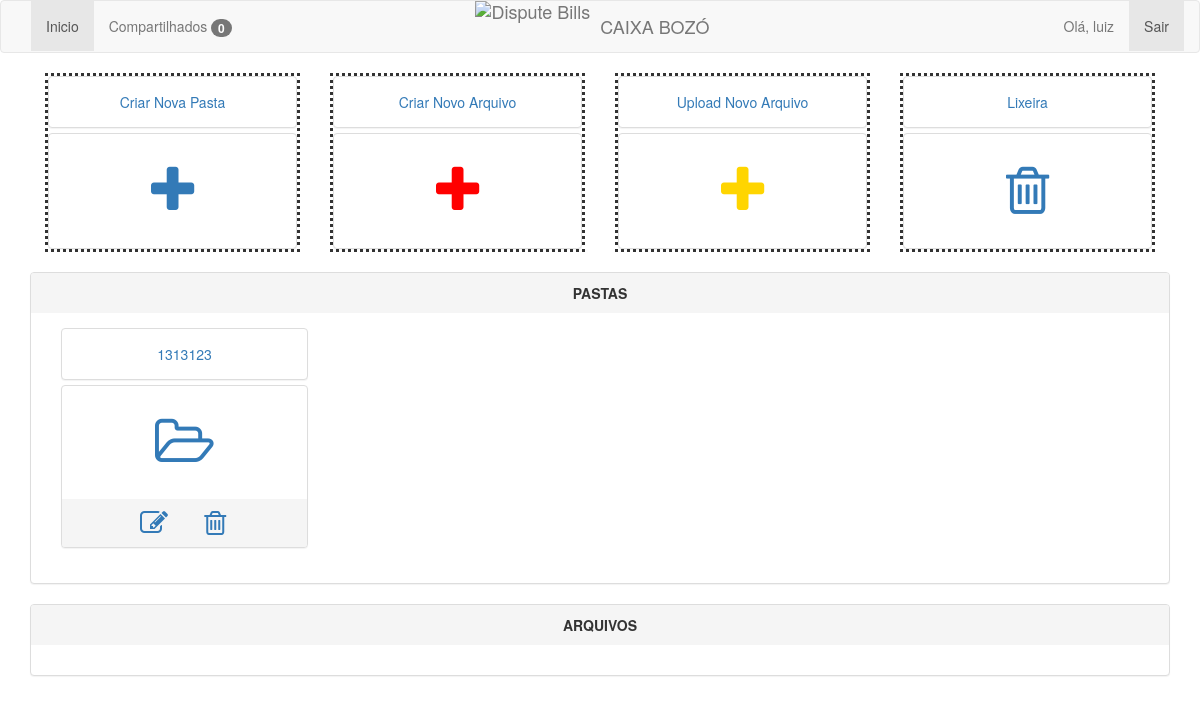
/app (signed in), run on an earlier commit of the app's database.
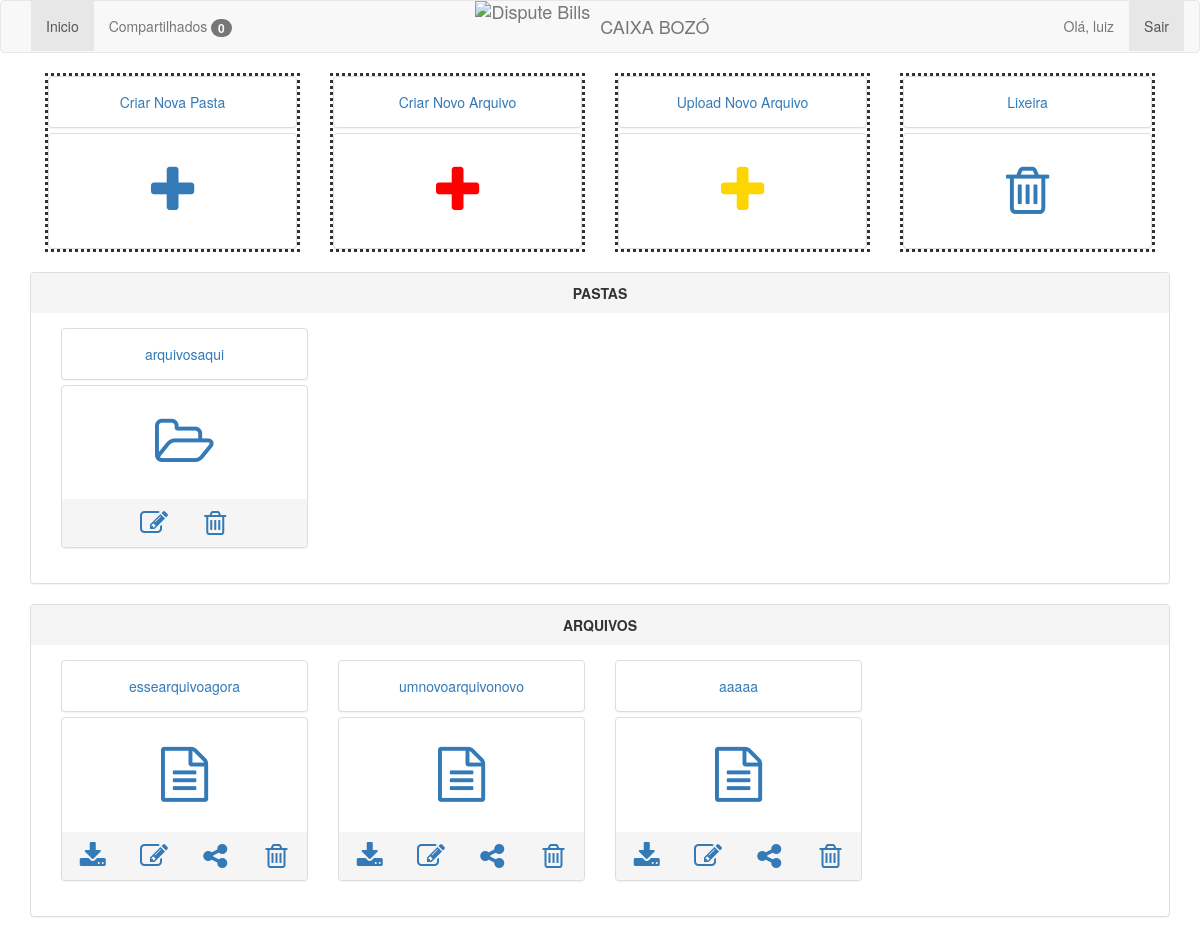
And on a later commit of the database.
### app/models.py (models this page shows)
class Pasta(models.Model):
    titulo = models.CharField(max_length=100)
    desc = models.CharField(max_length=100, blank=True, null=True)
    status = models.BooleanField(default=True)
    criado_em = models.DateTimeField(auto_now_add=True)
    editado_em = models.DateTimeField(auto_now=True)

class Arquivo(models.Model):
    nome = models.CharField(max_length=100)
    arquivo = models.FileField()
    pasta = models.ForeignKey(Pasta, blank=True, null=True)
    tipo = models.CharField(max_length=50, choices=TIPOS)
    status = models.BooleanField(default=True)
    criado_em = models.DateTimeField(auto_now_add=True)
    editado_em = models.DateTimeField(auto_now=True)

### app/views.py (the view)
# urls.py: url(r'^app', views.app, name='app'),
def app(request):
    usuario = Usuario.objects.get(email=request.session['email'])
    compartilhados = Compartilhado.objects.filter(usuario=usuario, status=False)
    return render_to_response('app.html', {'usuario': usuario, 'usuarios': Usuario.objects.all(),
                                           'compartilhados': compartilhados}, context_instance=RequestContext(request))

### app/templates/app.html (shortened to what the changed rows need)
{% extends 'base.html' %}
{% block content %}
    <br/>
    <div class='row'>
        <div class='col-xs-6 col-sm-4 col-md-12'>
            <div class="panel-group">
                <div class="panel panel-default">
                    <div class="panel-body text-center">
                        {% for pasta in usuario.pastas.all %}
                            {% if pasta.status %}
                                <div class='col-xs-6 col-sm-4 col-md-3'>
                                    <div class="panel-group">
                                        <div class="panel panel-default">
                                            <div class="panel-body text-center">
                                                <a href='/pasta/{{ pasta.id }}'>{{ pasta.titulo }}</a>
                                            </div>
                                        </div>
                                        <div class="panel panel-default">
                                            <div class="panel-body text-center">
                                                <label style='font-size:55px;'><a href='/pasta/{{ pasta.id }}'>
                                                    <span class='fa fa-1x fa fa-folder-open-o'></span>
                                                </a></label>
                                            </div>
                                            <div class="panel-footer">
                                                <div class='row'>
                                                    <div class='col-xs-3 col-xs-offset-3'>
                                                        <a href='/edit-pasta/{{ pasta.id }}'><span class='fa fa-2x fa-edit'></span></a>
                                                    </div>
                                                    <div class='col-xs-3'>
                                                        <a href='/remove-pasta/{{ pasta.id }}'><span
                                                                class='fa fa-2x fa-trash-o'></span></a>
                                                    </div>
                                                </div>
                                            </div>
                                        </div>
                                    </div>
                                </div>
                            {% endif %}
                        {% endfor %}
                    </div>
                </div>
            </div>
        </div>
    </div>
    <div class='row'>
        <div class='col-xs-6 col-sm-4 col-md-12'>
            <div class="panel-group">
                <div class="panel panel-default">
                    <div class="panel-heading text-center">
                        <text style="font-weight:bold">ARQUIVOS</text>
                    </div>
                    <div class="panel-body text-center">
                        {% for arquivo in usuario.arquivos.all %}
                            {% if not arquivo.pasta and arquivo.status %}
                                <div class='col-xs-6 col-sm-4 col-md-3'>
                                    <div class="panel-group">
                                        <div class="panel panel-default">
                                            <div class="panel-body text-center">
                                                <a href='/arquivo/{{ arquivo.id }}'>{{ arquivo.nome }}</a>
                                            </div>
                                        </div>
                                        <div class="panel panel-default">
                                            <div class="panel-body text-center">
                                                <label style='font-size:55px;'><a href='/arquivo/{{ arquivo.id }}'><span
                                                        class='fa fa-1x fa-file-text-o'></span></a></label>
                                            </div>
                                            <div class="panel-footer">
                                                <div class='row'>
                                                    <div class='col-xs-3'>
                                                        <a href='/media/{{ arquivo.arquivo }}'
                                                           download='/media/{{ arquivo.arquivo }}'><span
                                                                class='fa fa-2x fa-download'></span></a>
                                                    </div>
                                                    <div class='col-xs-3'>
                                                        <a href='/edit-arquivo/{{ arquivo.id }}'><span class='fa fa-2x fa-edit'></span></a>
                                                    </div>
                                                    <div class='col-xs-3'>
                                                        <a data-toggle="modal" data-target="#modal{{ arquivo.id }}"><span
                                                                class='fa fa-2x fa-share-alt'></span></a>
                                                    </div>
                                                    <div class='col-xs-3'>
                                                        <a href='/remove-arquivo/{{ arquivo.id }}'><span
                                                                class='fa fa-2x fa-trash-o'></span></a>
                                                    </div>
                                                </div>
                                            </div>
                                        </div>
                                    </div>
                                </div>
                            {% endif %}
                        {% endfor %}
                    </div>
                </div>
            </div>
        </div>
{% endblock %}

What changed in the data, as far as the page shows it:
no longer on this page (row edited): Pasta: titulo "1313123"
added Pasta: titulo "arquivosaqui"
added Arquivo: nome "essearquivoagora"
added Arquivo: nome "umnovoarquivonovo"
added Arquivo: nome "aaaaa"
